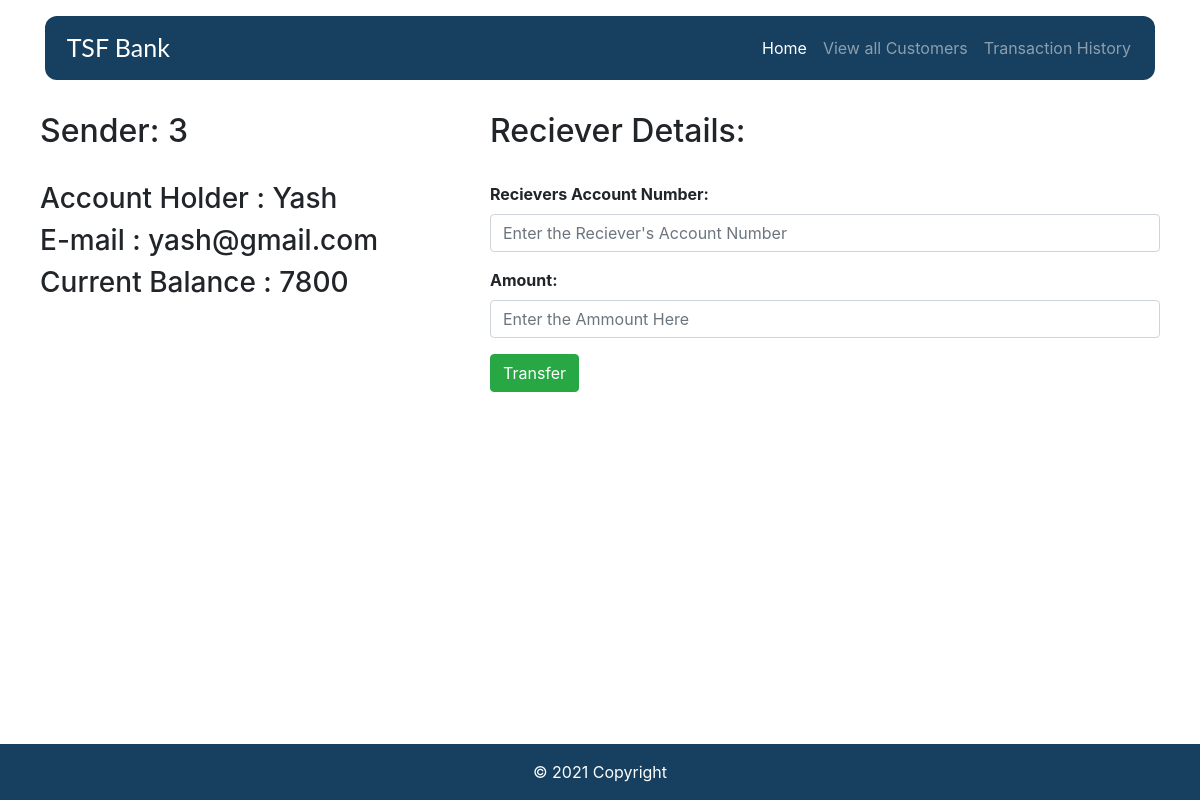
/Customer/3/, run on the app's committed database.
### Bank/models.py (models this page shows, shortened)
class Customer(models.Model):
    Acc_No = models.IntegerField(primary_key = True)
    Acc_Holder = models.CharField(max_length = 200)
    Email_Id = models.EmailField(max_length = 200)
    Current_Balance = models.IntegerField()

### Bank/views.py (the view)
# urls.py: path('Customer/<int:Acc>/', views.trans, name='trans'),
def trans(request, Acc):
    sender = Customer.objects.filter(Acc_No=Acc)
    context = {'sender':sender, 'Acc_No':Acc}
    return render( request, "trans.html", context)

### templates/trans.html (shortened to what this page needs)
{% extends 'base.html' %}
{% block content %}
<br>
<br>
<br>
<br>
<div class="row mx-auto">
    <div class="container pt-3 col-md-4">
        <h2 class="pb-4">Sender: {{ Acc_No }}</h2>
        {% for c in sender %}
        <h3>Account Holder : {{ c.Acc_Holder }}</h3>
        <h3>E-mail : {{ c.Email_Id }}</h3>
        <h3>Current Balance : {{ c.Current_Balance }}</h3>
        {% endfor %}
    </div>
    <div class="container pt-3 col-md-7">
        <h2 class="pb-4">Reciever Details:</h2>
        <form action="/transhis/" method="POST">{% csrf_token %}
            <div class="form-group">
                <label class="font-weight-bold">Recievers Account Number:</label>
                <input class="form-control" type='text' name='reciever_acc_no'
                    placeholder="Enter the Reciever's Account Number" />
            </div>
            <div class="form-group">
                <label class="font-weight-bold" for="Amount">Amount:</label>
                <input class="form-control" name='amount_to_transfer' placeholder="Enter the Ammount Here">
            </div>
            <input class="btn btn-success" type="Submit" value="Transfer">
        </form>
    </div>
</div>
{% endblock content %}

### data on the page
Customer: Acc_Holder "Yash", Email_Id "yash@gmail.com", Current_Balance "7800"

### other printed values
{{ Acc_No }} "3"
